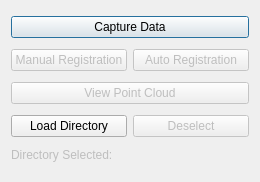
<?xml version="1.0" encoding="UTF-8"?>
<ui version="4.0">
 <class>Dialog</class>
 <widget class="QDialog" name="Dialog">
  <property name="geometry">
   <rect>
    <x>0</x>
    <y>0</y>
    <width>260</width>
    <height>182</height>
   </rect>
  </property>
  <property name="windowTitle">
   <string>Dialog</string>
  </property>
  <layout class="QVBoxLayout" name="verticalLayout">
   <item>
    <widget class="QPushButton" name="pushButton">
     <property name="sizePolicy">
      <sizepolicy hsizetype="Preferred" vsizetype="Maximum">
       <horstretch>0</horstretch>
       <verstretch>0</verstretch>
      </sizepolicy>
     </property>
     <property name="text">
      <string>Capture Data</string>
     </property>
    </widget>
   </item>
   <item>
    <layout class="QHBoxLayout" name="horizontalLayout_2">
     <item>
      <widget class="QPushButton" name="pushButton_6">
       <property name="enabled">
        <bool>false</bool>
       </property>
       <property name="sizePolicy">
        <sizepolicy hsizetype="Preferred" vsizetype="Maximum">
         <horstretch>0</horstretch>
         <verstretch>0</verstretch>
        </sizepolicy>
       </property>
       <property name="text">
        <string>Manual Registration</string>
       </property>
      </widget>
     </item>
     <item>
      <widget class="QPushButton" name="pushButton_5">
       <property name="enabled">
        <bool>false</bool>
       </property>
       <property name="sizePolicy">
        <sizepolicy hsizetype="Preferred" vsizetype="Maximum">
         <horstretch>0</horstretch>
         <verstretch>0</verstretch>
        </sizepolicy>
       </property>
       <property name="text">
        <string>Auto Registration</string>
       </property>
      </widget>
     </item>
    </layout>
   </item>
   <item>
    <widget class="QPushButton" name="pushButton_2">
     <property name="enabled">
      <bool>false</bool>
     </property>
     <property name="sizePolicy">
      <sizepolicy hsizetype="Preferred" vsizetype="Maximum">
       <horstretch>0</horstretch>
       <verstretch>0</verstretch>
      </sizepolicy>
     </property>
     <property name="text">
      <string>View Point Cloud</string>
     </property>
    </widget>
   </item>
   <item>
    <layout class="QHBoxLayout" name="horizontalLayout">
     <item>
      <widget class="QPushButton" name="pushButton_3">
       <property name="sizePolicy">
        <sizepolicy hsizetype="Preferred" vsizetype="Maximum">
         <horstretch>0</horstretch>
         <verstretch>0</verstretch>
        </sizepolicy>
       </property>
       <property name="text">
        <string>Load Directory</string>
       </property>
      </widget>
     </item>
     <item>
      <widget class="QPushButton" name="pushButton_4">
       <property name="enabled">
        <bool>false</bool>
       </property>
       <property name="sizePolicy">
        <sizepolicy hsizetype="Preferred" vsizetype="Maximum">
         <horstretch>0</horstretch>
         <verstretch>0</verstretch>
        </sizepolicy>
       </property>
       <property name="text">
        <string>Deselect</string>
       </property>
      </widget>
     </item>
    </layout>
   </item>
   <item>
    <widget class="QLabel" name="label">
     <property name="enabled">
      <bool>false</bool>
     </property>
     <property name="sizePolicy">
      <sizepolicy hsizetype="Preferred" vsizetype="Maximum">
       <horstretch>0</horstretch>
       <verstretch>0</verstretch>
      </sizepolicy>
     </property>
     <property name="text">
      <string>Directory Selected:</string>
     </property>
    </widget>
   </item>
  </layout>
 </widget>
 <resources/>
 <connections/>
</ui>
